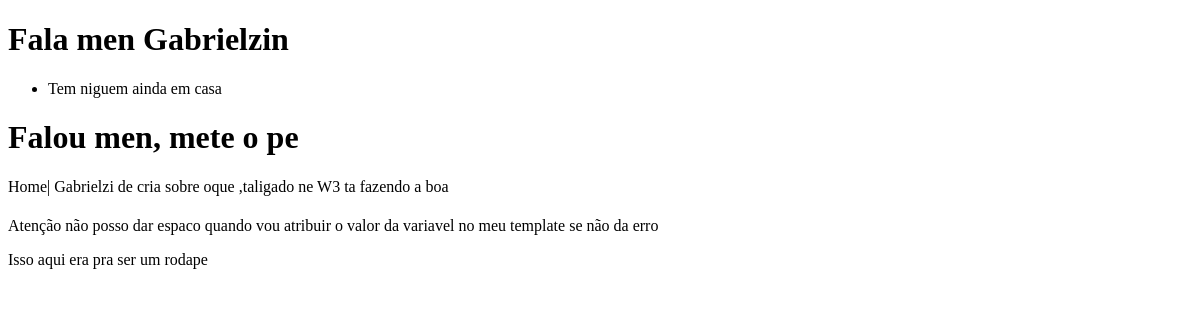
The app's page /testing/, older data.
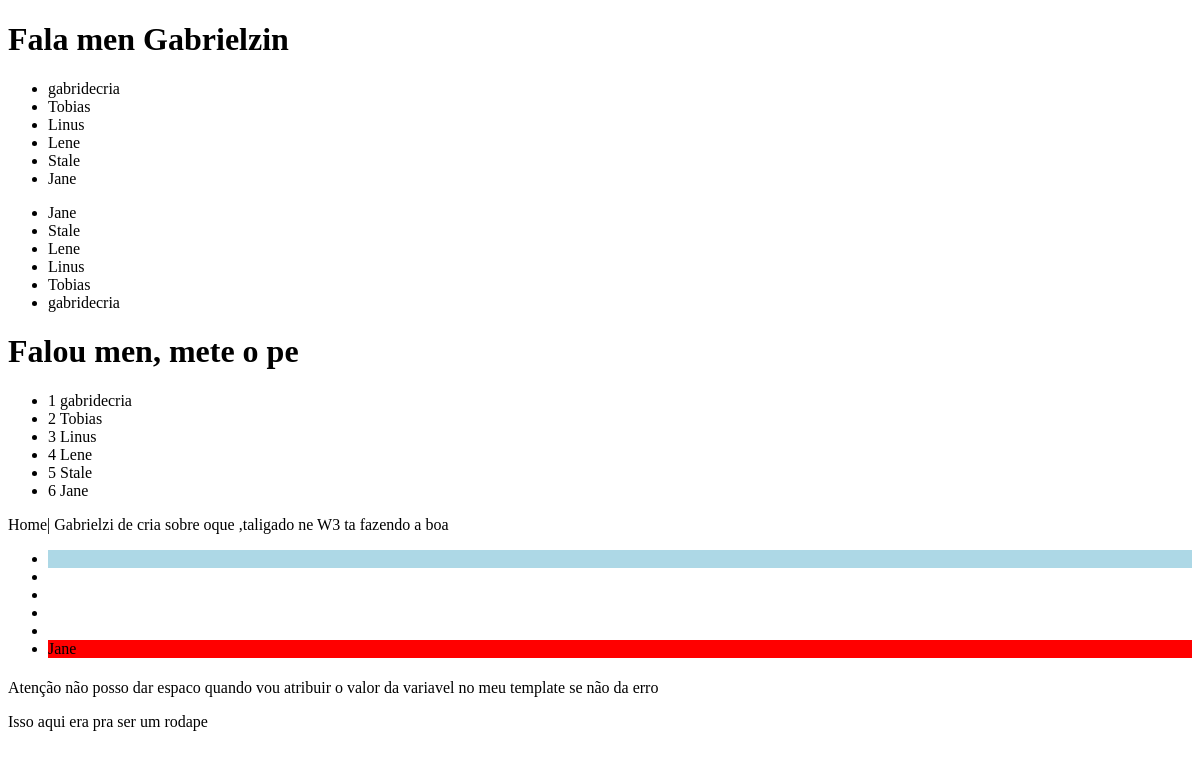
The same page, newer data.
### members/models.py (models this page shows, shortened)
class Member(models.Model):
    firstname = models.CharField(max_length=255)
    lastname = models.CharField(max_length=255)
    phone = models.IntegerField(null=True)
    joined_date = models.DateField(null=True)

### members/views.py (the view)
# urls.py: path("testing/",views.testing,name="testing"),
def testing(request):
    mymembers = Member.objects.all().values()
    template = loader.get_template('template.html')
    context = {
        'mymembers':mymembers,
        'firstname':"Gabrielzin"
    }
    return HttpResponse(template.render(context,request))

### members/templates/template.html (shortened to what this page needs)
<!DOCTYPE html>
<html lang="pt-br">
<head>
</head>
<body>
    <h1>Fala men {{firstname}} </h1>
    <ul>
        {% for x in mymembers %}
        <li> {{x.firstname}}</li>
        {%empty%}
            <li>Tem niguem ainda  em casa</li>
        {% endfor %}
    </ul>
    <ul>
        {% for x in mymembers reversed %}
        <li> {{x.firstname}}</li>
        {% endfor %}
    </ul>
    {% if greeting == 1 %}
        <h1>Hello shits</h1>
    {% else %}
        <h1>Falou men, mete o pe</h1>
        {% endif %}
        <ul>
            {% for x in mymembers %}
            <li>{{forloop.counter}}  {{x.firstname}}</li>
            {%endfor%}
        </ul>
        {%include 'mymenu.html' with eu="Gabrielzi de cria" responsavel="W3 ta fazendo a boa" %}
    <ul>
        {% for x in mymembers%}
        <li
            {% if forloop.first%}
                style="background-color: lightblue;
                "
            {%elif  forloop.last%}
                style="background-color: red;"
            >{% endif %}
                {{x.firstname}}</li>
        {%endfor%}
    </ul>
    <p>Atenção não posso dar espaco quando vou atribuir o valor da variavel no meu template se não da erro</p>
    {%include 'footer.html'%}
</body>
</html>

### members/templates/mymenu.html (shortened to what this page needs)
<!DOCTYPE html>
<html lang="en">
<head>
</head>
<body>
    <div>Home| {{eu}}  sobre oque ,taligado ne {{responsavel}}</div>
</body>
</html>

### members/templates/footer.html (shortened to what this page needs)
<!DOCTYPE html>
<html lang="en">
<head>
</head>
<body>
    <p>Isso aqui era pra ser um rodape </p>
</body>
</html>

Row changes from the older to the newer data that the page shows:
added Member: firstname "gabridecria"
added Member: firstname "Tobias"
added Member: firstname "Linus"
added Member: firstname "Lene"
added Member: firstname "Stale"
added Member: firstname "Jane"
Text that changed along with them:
text no longer shown: "Tem niguem ainda em casa"
